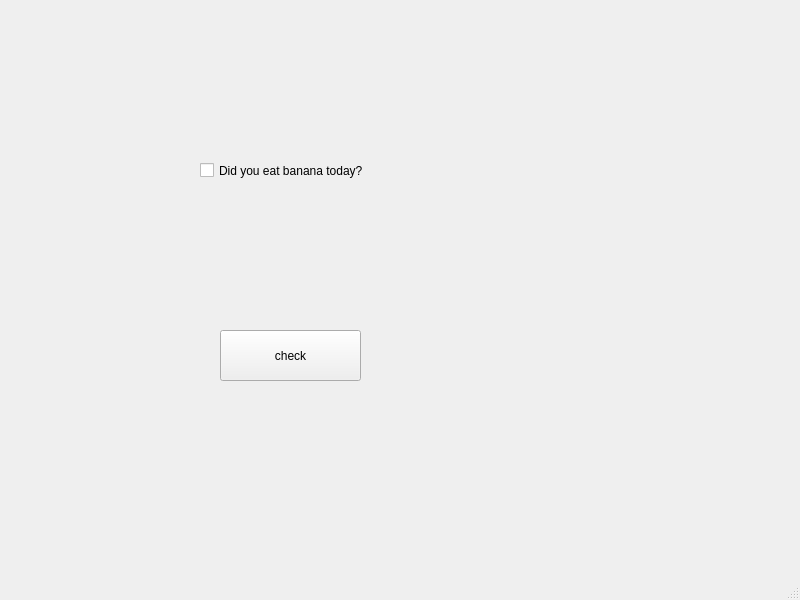
<?xml version="1.0" encoding="UTF-8"?>
<ui version="4.0">
 <class>MainWindow</class>
 <widget class="QMainWindow" name="MainWindow">
  <property name="geometry">
   <rect>
    <x>0</x>
    <y>0</y>
    <width>800</width>
    <height>600</height>
   </rect>
  </property>
  <property name="windowTitle">
   <string>MainWindow</string>
  </property>
  <widget class="QWidget" name="centralwidget">
   <widget class="QCheckBox" name="checkBox">
    <property name="geometry">
     <rect>
      <x>200</x>
      <y>140</y>
      <width>201</width>
      <height>61</height>
     </rect>
    </property>
    <property name="text">
     <string>Did you eat banana today?</string>
    </property>
   </widget>
   <widget class="QPushButton" name="pushButton">
    <property name="geometry">
     <rect>
      <x>220</x>
      <y>330</y>
      <width>141</width>
      <height>51</height>
     </rect>
    </property>
    <property name="text">
     <string>check</string>
    </property>
   </widget>
  </widget>
  <widget class="QMenuBar" name="menubar">
   <property name="geometry">
    <rect>
     <x>0</x>
     <y>0</y>
     <width>800</width>
     <height>21</height>
    </rect>
   </property>
  </widget>
  <widget class="QStatusBar" name="statusbar"/>
 </widget>
 <resources/>
 <connections/>
</ui>
